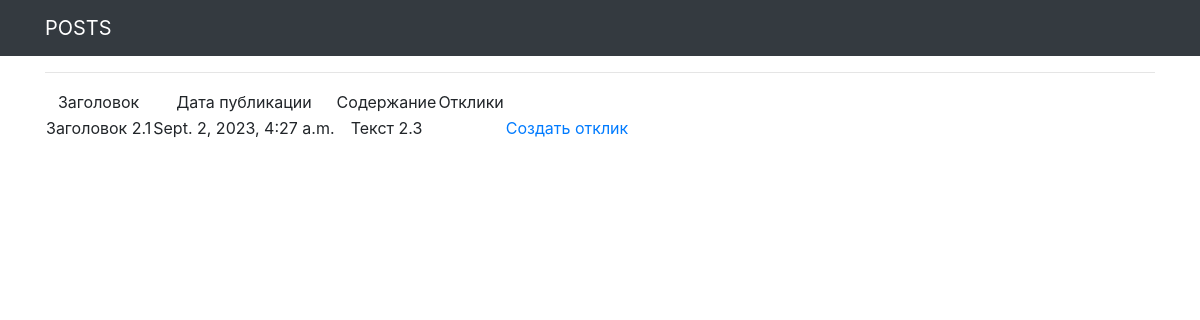
Page /posts/3 on the committed database.
### board_app/models.py (models this page shows)
class Post(models.Model):
    author = models.ForeignKey(Author, on_delete=models.CASCADE)
    dateCreation = models.DateTimeField(auto_now_add=True)
    category = models.CharField(verbose_name='Категория', max_length=3, choices=CATEGORIES, default='T')
    title = models.CharField(max_length=128)
    content = CKEditor5Field('Text', blank=True, null=True, config_name='extends')

### board_app/views.py (the view)
# urls.py: path('<int:pk>', PostDetail.as_view(), name='post_detail'),
class PostDetail(DetailView):
    model = Post
    template_name = 'post.html'
    context_object_name = 'post'

### templates/post.html (shortened to what this page needs)
{% extends 'default.html' %}
{% block content %}
    <hr>
        <table>
            <tr>
                <td>
                    Заголовок
                </td>
                <td>
                    Дата публикации
                </td>
                <td>
                    Содержание
                </td>
                <td>
                    Отклики
                </td>
            </tr>
            <tr>
                <td>
                    {{ post.title }}
                </td>
                <td>
                    {{ post.dateCreation  }}
                </td>
                <td>
                    {{ post.content|striptags }}
                </td>
                <td>
                </td>
                <td>
                    <a href="{% url 'response_add' %}?post_id={{ post.id }}">Создать отклик</a>
                </td>
            </tr>
        </table>
{% endblock content %}

### rows in the picture
Post: title "Заголовок 2.1", dateCreation "Sept. 2, 2023, 4:27 a.m.", content "Текст 2.3"
